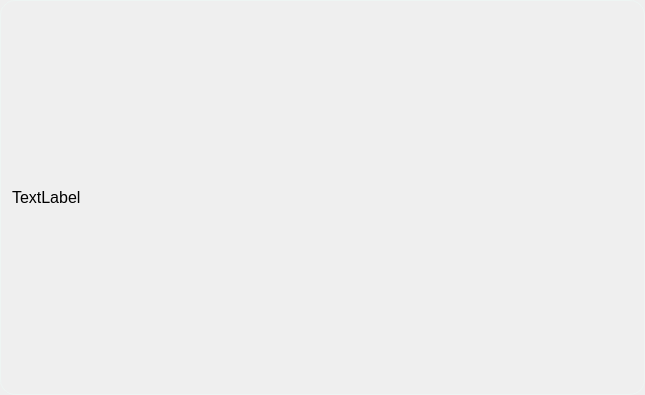
<?xml version="1.0" encoding="UTF-8"?>
<ui version="4.0">
 <class>Frame</class>
 <widget class="QFrame" name="Frame">
  <property name="geometry">
   <rect>
    <x>0</x>
    <y>0</y>
    <width>645</width>
    <height>395</height>
   </rect>
  </property>
  <property name="windowTitle">
   <string>Frame</string>
  </property>
  <property name="styleSheet">
   <string notr="true">QFrame{border:1px solid #eef5f3;border-radius:15px}
QFrame:hover{border:1px solid #8a8def;border-radius:15px}</string>
  </property>
  <layout class="QVBoxLayout" name="verticalLayout">
   <item>
    <layout class="QHBoxLayout" name="horizontalLayout">
     <item>
      <widget class="QLabel" name="label">
       <property name="font">
        <font>
         <family>Arial</family>
         <pointsize>12</pointsize>
        </font>
       </property>
       <property name="styleSheet">
        <string notr="true">border:none</string>
       </property>
       <property name="text">
        <string>TextLabel</string>
       </property>
      </widget>
     </item>
     <item>
      <spacer name="horizontalSpacer">
       <property name="orientation">
        <enum>Qt::Horizontal</enum>
       </property>
       <property name="sizeHint" stdset="0">
        <size>
         <width>40</width>
         <height>20</height>
        </size>
       </property>
      </spacer>
     </item>
     <item>
      <widget class="QToolButton" name="package_btn">
       <property name="cursor">
        <cursorShape>PointingHandCursor</cursorShape>
       </property>
       <property name="styleSheet">
        <string notr="true">QToolButton{background:#00000000;margin-right:10px;border-radius:20px;}
QToolButton:hover{background:#90000000;margin-right:10px;border-radius:20px;}</string>
       </property>
       <property name="text">
        <string>     </string>
       </property>
       <property name="icon">
        <iconset>
         <normaloff>../img/ico_package.png</normaloff>../img/ico_package.png</iconset>
       </property>
       <property name="iconSize">
        <size>
         <width>30</width>
         <height>30</height>
        </size>
       </property>
      </widget>
     </item>
     <item>
      <widget class="QToolButton" name="run_btn">
       <property name="cursor">
        <cursorShape>PointingHandCursor</cursorShape>
       </property>
       <property name="styleSheet">
        <string notr="true">QToolButton{border-radius:20px;background:#00000000}
QToolButton:hover{border-radius:20px;background:#90000000}</string>
       </property>
       <property name="text">
        <string>    </string>
       </property>
       <property name="icon">
        <iconset>
         <normaloff>../img/ico_play.png</normaloff>../img/ico_play.png</iconset>
       </property>
       <property name="iconSize">
        <size>
         <width>30</width>
         <height>30</height>
        </size>
       </property>
      </widget>
     </item>
    </layout>
   </item>
  </layout>
 </widget>
 <resources/>
 <connections/>
</ui>
